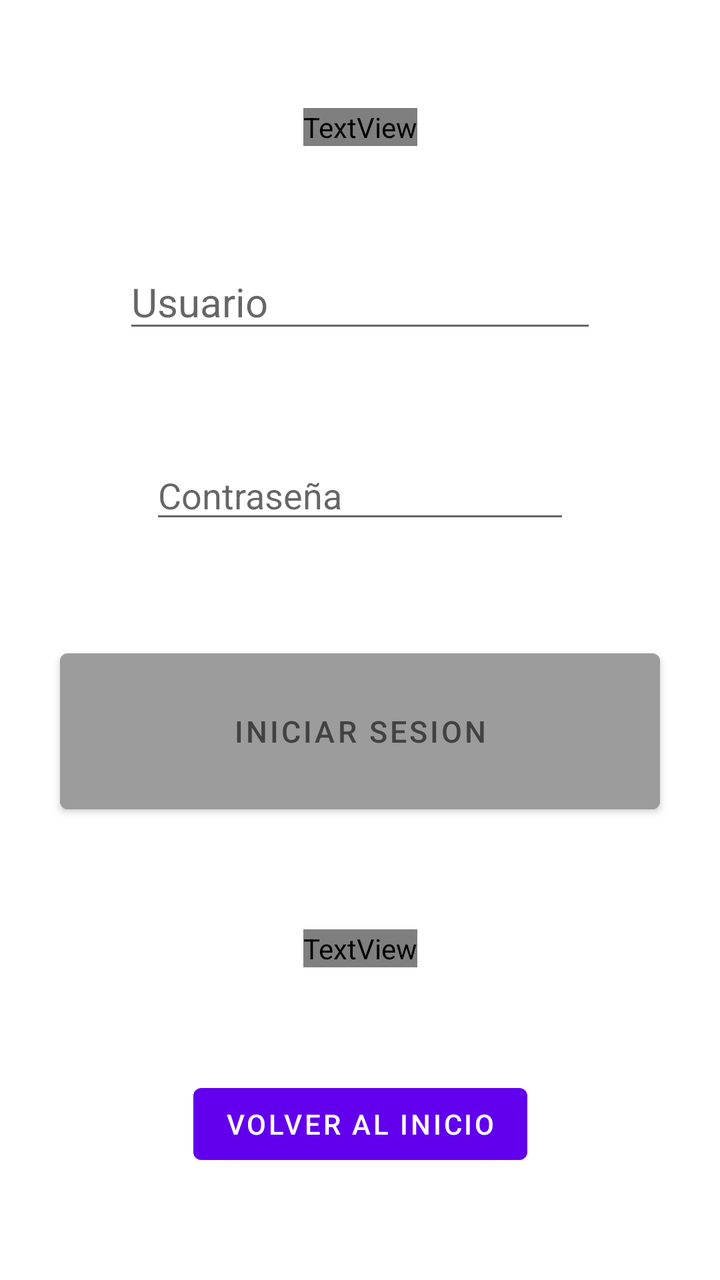
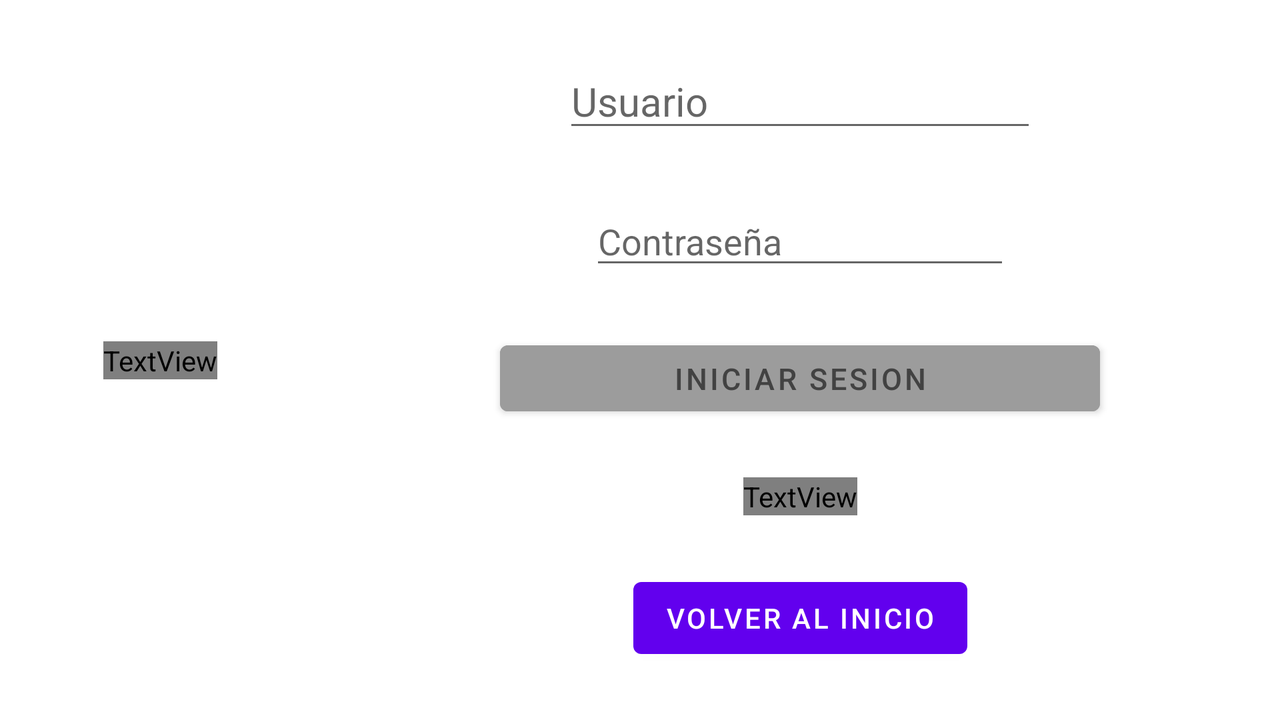

An Android layout and its configuration variant, each rendered on a device that would load it. The default file and the variant file are quoted in full after the pictures.
<!-- AndroidManifest.xml: application theme Theme.Penide_Estefania_P1_UI -->
<!-- res/layout/activity_ej10.xml -->
<?xml version="1.0" encoding="utf-8"?>
<androidx.constraintlayout.widget.ConstraintLayout xmlns:android="http://schemas.android.com/apk/res/android"
    xmlns:app="http://schemas.android.com/apk/res-auto"
    xmlns:tools="http://schemas.android.com/tools"
    android:layout_width="match_parent"
    android:layout_height="match_parent"
    android:background="@color/fondo"
    tools:context=".Ej10Activity">

    <TextView
        android:id="@+id/textView37"
        android:layout_width="wrap_content"
        android:layout_height="wrap_content"
        android:text="@string/conectar"
        android:textColor="@color/letras"
        android:textSize="25sp"
        android:textStyle="bold"
        app:layout_constraintBottom_toTopOf="@+id/editTextTextPersonName"
        app:layout_constraintEnd_toEndOf="parent"
        app:layout_constraintStart_toStartOf="parent"
        app:layout_constraintTop_toTopOf="parent" />

    <EditText
        android:id="@+id/editTextTextPersonName"
        android:layout_width="wrap_content"
        android:layout_height="wrap_content"
        android:ems="10"
        android:hint="@string/usuario"
        android:inputType="textPersonName"
        android:textSize="20sp"
        app:layout_constraintBottom_toTopOf="@+id/editTextTextPassword"
        app:layout_constraintEnd_toEndOf="parent"
        app:layout_constraintStart_toStartOf="parent"
        app:layout_constraintTop_toBottomOf="@+id/textView37" />

    <EditText
        android:id="@+id/editTextTextPassword"
        android:layout_width="wrap_content"
        android:layout_height="wrap_content"
        android:ems="10"
        android:hint="@string/password"
        android:inputType="textPassword"
        app:layout_constraintBottom_toTopOf="@+id/button22"
        app:layout_constraintEnd_toEndOf="parent"
        app:layout_constraintStart_toStartOf="parent"
        app:layout_constraintTop_toBottomOf="@+id/editTextTextPersonName" />

    <Button
        android:id="@+id/button22"
        style="@style/BOTONES_GRISES"
        android:layout_width="300dp"
        android:layout_height="90dp"
        android:text="@string/iniciar"
        app:layout_constraintBottom_toTopOf="@+id/textView38"
        app:layout_constraintEnd_toEndOf="parent"
        app:layout_constraintStart_toStartOf="parent"
        app:layout_constraintTop_toBottomOf="@+id/editTextTextPassword" />

    <TextView
        android:id="@+id/textView38"
        android:layout_width="wrap_content"
        android:layout_height="wrap_content"
        android:text="@string/olvidar"
        android:textColor="@color/letras"
        android:textSize="20sp"
        android:textStyle="bold"
        app:layout_constraintBottom_toTopOf="@+id/button23"
        app:layout_constraintEnd_toEndOf="parent"
        app:layout_constraintStart_toStartOf="parent"
        app:layout_constraintTop_toBottomOf="@+id/button22" />

    <Button
        android:id="@+id/button23"
        android:layout_width="wrap_content"
        android:layout_height="wrap_content"
        android:text="@string/volverInicio"
        app:layout_constraintBottom_toBottomOf="parent"
        app:layout_constraintEnd_toEndOf="parent"
        app:layout_constraintStart_toStartOf="parent"
        app:layout_constraintTop_toBottomOf="@+id/textView38" />
</androidx.constraintlayout.widget.ConstraintLayout>
<!-- resources referenced by this layout -->
<resources>
  <!-- from res/values-en-rGB/ (not used when drawing this layout) -->
  <color name="fondo">#5FEE9D</color>
  <!-- from res/values-en-rGB/ (not used when drawing this layout) -->
  <color name="letras">#C13333</color>
  <string name="conectar">Conectar</string>
  <string name="iniciar">INICIAR SESION</string>
  <string name="olvidar">¿Olvidaste tu contraseña?</string>
  <string name="password">Contraseña</string>
  <string name="usuario">Usuario</string>
  <string name="volverInicio">Volver al inicio</string>
  <style name="BOTONES_GRISES">
          <item name="android:layout_width">wrap_content</item>
          <item name="android:layout_height">wrap_content</item>
          <item name="android:textColor">@color/cardview_dark_background</item>
          <item name="android:backgroundTint">#9C9C9C</item>
          <item name="android:textSize">15sp</item>
      </style>
  <style name="Theme.Penide_Estefania_P1_UI" parent="Theme.MaterialComponents.DayNight.DarkActionBar">
          
          <item name="colorPrimary">@color/purple_500</item>
          <item name="colorPrimaryVariant">@color/purple_700</item>
          <item name="colorOnPrimary">@color/white</item>
          
          <item name="colorSecondary">@color/teal_200</item>
          <item name="colorSecondaryVariant">@color/teal_700</item>
          <item name="colorOnSecondary">@color/black</item>
          
          <item name="android:statusBarColor" tools:targetApi="l">?attr/colorPrimaryVariant</item>
          
      </style>
  <!-- from res/values-en-rGB/ (not used when drawing this layout) -->
  <color name="purple_500">#FF6200EE</color>
  <!-- from res/values-en-rGB/ (not used when drawing this layout) -->
  <color name="purple_700">#FF3700B3</color>
  <!-- from res/values-en-rGB/ (not used when drawing this layout) -->
  <color name="white">#FFFFFFFF</color>
  <!-- from res/values-en-rGB/ (not used when drawing this layout) -->
  <color name="teal_200">#FF03DAC5</color>
  <!-- from res/values-en-rGB/ (not used when drawing this layout) -->
  <color name="teal_700">#FF018786</color>
  <!-- from res/values-en-rGB/ (not used when drawing this layout) -->
  <color name="black">#FF000000</color>
</resources>
<!-- res/layout-land/activity_ej10.xml (the repository's variant of the layout above) -->
<!-- drawn on the phone turned sideways -->
<?xml version="1.0" encoding="utf-8"?>
<androidx.constraintlayout.widget.ConstraintLayout xmlns:android="http://schemas.android.com/apk/res/android"
    xmlns:app="http://schemas.android.com/apk/res-auto"
    xmlns:tools="http://schemas.android.com/tools"
    android:layout_width="match_parent"
    android:layout_height="match_parent"
    android:background="@color/fondo"
    tools:context=".Ej10Activity">

    <TextView
        android:id="@+id/textView37"
        android:layout_width="wrap_content"
        android:layout_height="wrap_content"
        android:text="@string/conectar"
        android:textColor="@color/letras"
        android:textSize="25sp"
        android:textStyle="bold"
        app:layout_constraintBottom_toBottomOf="parent"
        app:layout_constraintEnd_toStartOf="@+id/guideline2"
        app:layout_constraintStart_toStartOf="parent"
        app:layout_constraintTop_toTopOf="parent" />

    <EditText
        android:id="@+id/editTextTextPersonName"
        android:layout_width="wrap_content"
        android:layout_height="wrap_content"
        android:ems="10"
        android:hint="@string/usuario"
        android:inputType="textPersonName"
        android:textSize="20sp"
        app:layout_constraintBottom_toTopOf="@+id/editTextTextPassword"
        app:layout_constraintEnd_toEndOf="parent"
        app:layout_constraintStart_toStartOf="@+id/guideline2"
        app:layout_constraintTop_toTopOf="parent"
        app:layout_constraintVertical_bias="0.05" />

    <EditText
        android:id="@+id/editTextTextPassword"
        android:layout_width="wrap_content"
        android:layout_height="wrap_content"
        android:ems="10"
        android:hint="@string/password"
        android:inputType="textPassword"
        app:layout_constraintBottom_toTopOf="@+id/button22"
        app:layout_constraintEnd_toEndOf="parent"
        app:layout_constraintStart_toStartOf="@+id/guideline2"
        app:layout_constraintTop_toBottomOf="@+id/editTextTextPersonName" />

    <Button
        android:id="@+id/button22"
        style="@style/BOTONES_GRISES"
        android:layout_width="300dp"
        android:layout_height="45dp"
        android:text="@string/iniciar"
        app:layout_constraintBottom_toTopOf="@+id/textView38"
        app:layout_constraintEnd_toEndOf="parent"
        app:layout_constraintStart_toStartOf="@+id/guideline2"
        app:layout_constraintTop_toBottomOf="@+id/editTextTextPassword" />

    <TextView
        android:id="@+id/textView38"
        android:layout_width="wrap_content"
        android:layout_height="wrap_content"
        android:text="@string/olvidar"
        android:textColor="@color/letras"
        android:textSize="20sp"
        android:textStyle="bold"
        app:layout_constraintBottom_toTopOf="@+id/button23"
        app:layout_constraintEnd_toEndOf="parent"
        app:layout_constraintStart_toStartOf="@+id/guideline2"
        app:layout_constraintTop_toBottomOf="@+id/button22" />

    <Button
        android:id="@+id/button23"
        android:layout_width="wrap_content"
        android:layout_height="wrap_content"
        android:text="@string/volverInicio"
        app:layout_constraintBottom_toBottomOf="parent"
        app:layout_constraintEnd_toEndOf="parent"
        app:layout_constraintStart_toStartOf="@+id/guideline2"
        app:layout_constraintTop_toBottomOf="@+id/textView38"
        app:layout_constraintVertical_bias="0.95" />

    <androidx.constraintlayout.widget.Guideline
        android:id="@+id/guideline2"
        android:layout_width="wrap_content"
        android:layout_height="wrap_content"
        android:orientation="vertical"
        app:layout_constraintGuide_percent="0.25" />

</androidx.constraintlayout.widget.ConstraintLayout>
